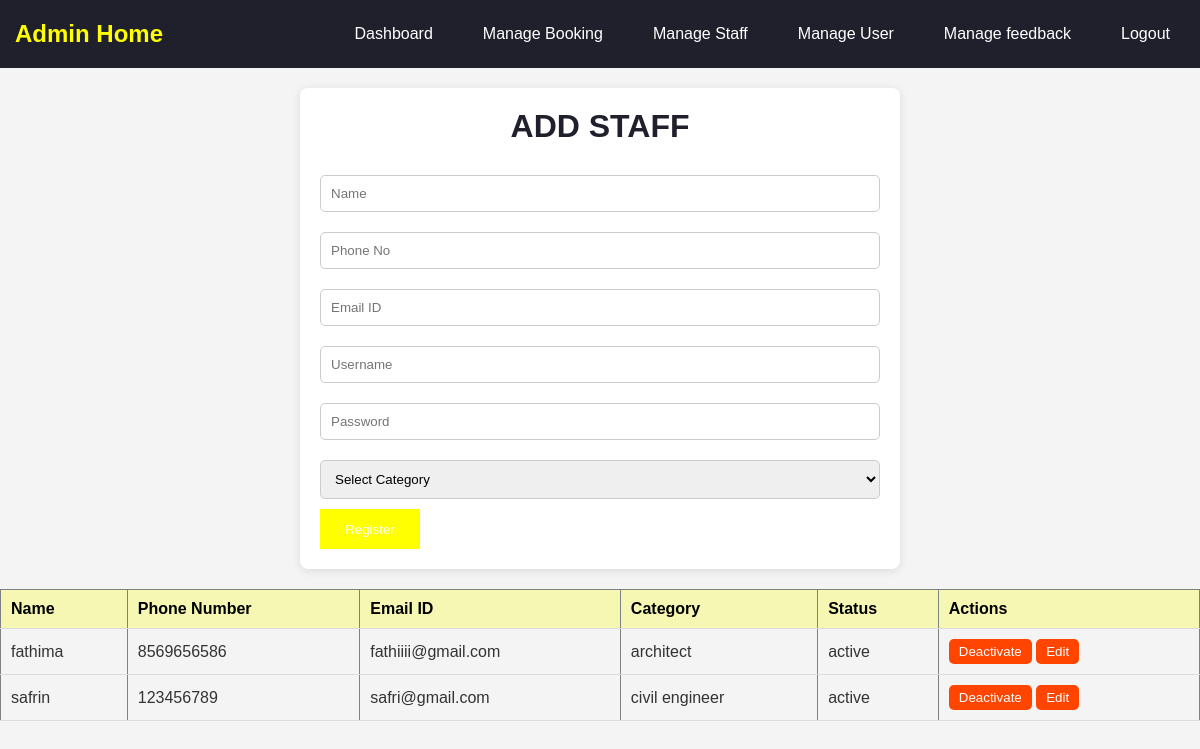
/fathi/managestaff.php, run on the app's committed database.
### tables this page shows
CREATE TABLE `staff` (
  `id` int(20) NOT NULL,
  `Name` varchar(20) NOT NULL,
  `phoneno` varchar(10) NOT NULL,
  `emailid` varchar(20) NOT NULL,
  `username` varchar(20) NOT NULL,
  `password` varchar(20) NOT NULL,
  `category` varchar(20) NOT NULL,
  `status` varchar(20) DEFAULT 'active'
);

### fathi/managestaff.php (the view, shortened to what this page needs)
<!DOCTYPE html>
<html lang="en">
<head>
    <link rel="stylesheet" href="managestaff.css">
</head>
<body>
<nav>
    <div class="sappy">
      <h1>Admin Home</h1>
      <div class="hi">
        <a href="adminhome.php" class="hello">Dashboard</a>
        <a href="managebooking.php" class="hello">Manage Booking</a>
        <a href="managestaff.php" class="hello">Manage Staff</a>
        <a href="manageuser.php" class="hello">Manage User</a>
        <a href="managefeedback.php" class="hello">Manage feedback</a>
        <a href="logout.php" class="hello">Logout</a>
      </div>
    </div>
</nav>
<div class="reg">
    <form action="" class="from" method="post">
        <h1 class="h01">ADD STAFF</h1>
        <input class="cls" type="text" placeholder="Name" name="name" required>
        <input class="cls" type="text" placeholder="Phone No" name="phone_no" required>
        <input class="cls" type="email" placeholder="Email ID" name="email_id" required>
        <input class="cls" type="text" placeholder="Username" name="username" required>
        <input class="cls" type="password" placeholder="Password" name="password" required>
        <select name="category" class="cls" required>
            <option value="">Select Category</option>
        </select>
        <input class="in" type="submit" value="Register" name="submit">
    </form>
</div>
<div>
    <?php
    $conn = mysqli_connect("localhost", "root", "", "labour_booking");
    $sql = "SELECT * FROM staff";
    $data = mysqli_query($conn, $sql);
    if (mysqli_num_rows($data) > 0) {
        echo "<table border=1>";
        echo "<tr>";
        echo "<th>Name</th>";
        echo "<th>Phone Number</th>";
        echo "<th>Email ID</th>";
        echo "<th>Category</th>";
        echo "<th>Status</th>";
        echo "<th>Actions</th>";
        echo "</tr>";
        while ($row = mysqli_fetch_assoc($data)) {
            $email = $row['emailid'];
            $id = $row['id'];
            $status = $row['status'];
            echo "<tr>";
            echo "<td>" . $row['Name'] . "</td>";
            echo "<td>" . $row['phoneno'] . "</td>";
            echo "<td>" . $row['emailid'] . "</td>";
            echo "<td>" . $row['category'] . "</td>";
            echo "<td>" . $status . "</td>";
            echo "<td>
                <form method='POST' style='display:inline;'>
                    <button value='$email' name='updateStatus' type='submit'>" . ($status == 'active' ? 'Deactivate' : 'Activate') . "</button>
                </form>
                <form method='post' action='staffedit.php' style='display:inline;'>
                    <button value='{$id}' name='staffedit' class='deluser' type='submit'>Edit</button>
                </form>
            </td>";
            echo "</tr>";
        }
        echo "</table>";
    }
    ?>
</div>
</body>
</html>

### fathi/managestaff.css (style rules this page uses)
* { margin: 0; padding: 0; box-sizing: border-box; }
body { font-family: Arial, sans-serif; background-color: #f4f4f4; color: #333; }
nav { background-color: rgb(32, 32, 44); padding: 15px; }
.sappy { display: flex; justify-content: space-between; align-items: center; }
.hi { display: flex; }
.hello { color: white; text-decoration: none; margin-left: 20px; padding: 10px 15px; border-radius: 5px; transition: background-color 0.3s; }
.reg { max-width: 600px; margin: 20px auto; background-color: #fff; padding: 20px; border-radius: 8px; box-shadow: 0 2px 10px rgba(0, 0, 0, 0.1); }
.h01 { margin-bottom: 20px; text-align: center; color: rgb(32, 32, 44); }
.cls { width: 100%; padding: 10px; margin: 10px 0; border: 1px solid #ccc; border-radius: 5px; }
.in { background-color: yellow; color: white; border: none; cursor: pointer; transition: background-color 0.3s; width: 100px; height: 40px; }
table { width: 100%; border-collapse: collapse; margin: 20px 0; }
th, td { padding: 10px; text-align: left; border-bottom: 1px solid #ddd; }
th { background-color:rgba(255, 255, 0, 0.263); color:black; }
.deluser, button { background-color: orangered; color: white; border: none; padding: 5px 10px; border-radius: 5px; cursor: pointer; transition: background-color 0.3s; }
h1 { color: yellow; }

### data on the page
staff: Name "fathima", phoneno "8569656586", emailid "fathiiii@gmail.com", category "architect", status "active", shows "Deactivate", $id 25 (drawn)
staff: Name "safrin", phoneno "123456789", emailid "safri@gmail.com", category "civil engineer", status "active", shows "Deactivate", $id 26 (drawn)
